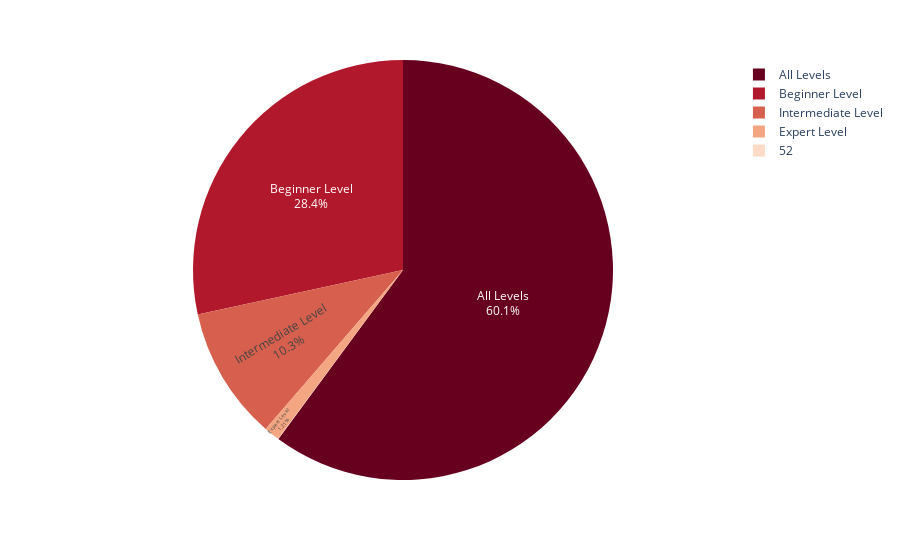

The notebook cell this image was saved under:
### Code cell
# Plot of lectures
plot_num_of_countable_feature('num_lectures')

### Figure 1 — Plotly figure (JSON) as saved in the notebook; plotly's stock layout.template omitted (floating-point values rounded to 4 significant figures)
{"data": [{"domain": {"x": [0, 1], "y": [0, 1]}, "hovertemplate": "Level=%{label}<br>NumberOf num_lectures=%{value}<extra></extra>", "labels": ["52", "All Levels", "Beginner Level", "Expert Level", "Intermediate Level"], "legendgroup": "", "name": "", "showlegend": true, "textinfo": "percent+label", "textposition": "inside", "type": "pie", "values": [29, 88698, 41908, 1785, 15129]}], "layout": {"autosize": true, "legend": {"tracegroupgap": 0}, "margin": {"t": 60}, "piecolorway": ["rgb(103,0,31)", "rgb(178,24,43)", "rgb(214,96,77)", "rgb(244,165,130)", "rgb(253,219,199)", "rgb(247,247,247)", "rgb(209,229,240)", "rgb(146,197,222)", "rgb(67,147,195)", "rgb(33,102,172)", "rgb(5,48,97)"]}}
